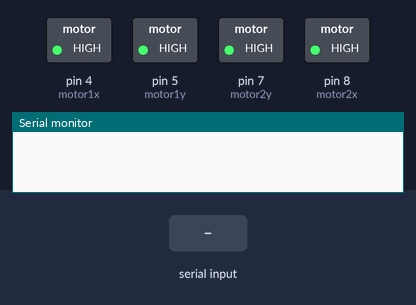
A sketch run on a simulated Arduino Uno, built with avr-gcc and run on an emulated ATmega328P. Parts: switched loads named in the sketch (green lamp = pin HIGH), the last lines printed to the serial monitor. The inputs (shaded band) are chosen by the test bench.

Above: at 1.2 s.
1.3 s: "1" received over Serial
At 1.8 s:
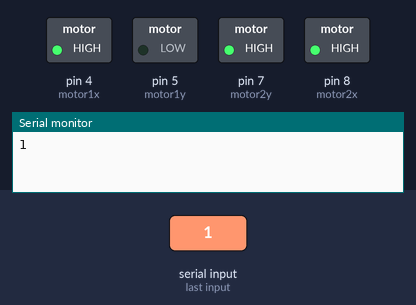
2.8 s: "2" received over Serial
At 4.0 s:
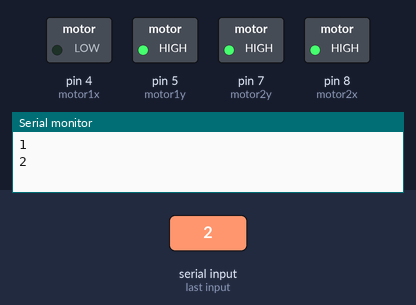
4.3 s: "3" received over Serial
At 5.3 s:
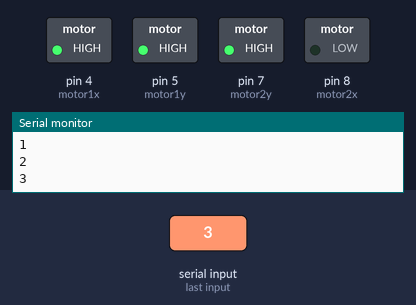
5.8 s: "4" received over Serial
At 6.5 s:
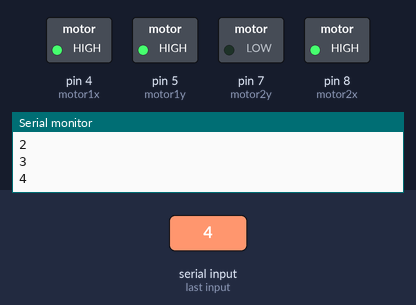
7.3 s: "5" received over Serial
At 7.6 s:
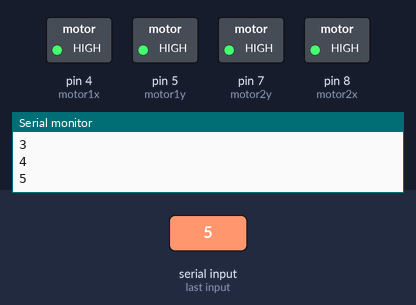
Timing chart, 0 to 9.8 s (numbered marks = the images above; inputs shaded):
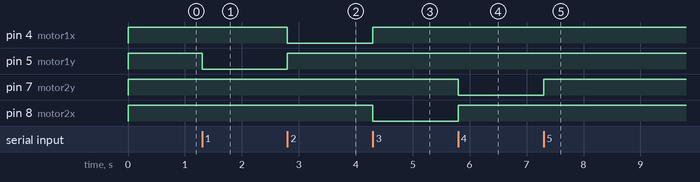

The sketch:

asosiyMAshina.ino
```cpp
int motor1x = 4;
int motor1y = 5;
int motor2x = 8;
int motor2y = 7;

void setup() {
  Serial.begin(9600);
  pinMode(motor1x,OUTPUT);
  pinMode(motor1y,OUTPUT);
  pinMode(motor2x,OUTPUT);
  pinMode(motor2y,OUTPUT);
  digitalWrite(motor1x,HIGH);
  digitalWrite(motor1y,HIGH);
  digitalWrite(motor2x,HIGH);
  digitalWrite(motor2y,HIGH);
}
void loop() {

    if(Serial.available()){
    char kirish = Serial.read();
    Serial.println(kirish);
    switch(kirish){
      case '1':
      digitalWrite(motor1x,HIGH);
      digitalWrite(motor1y,LOW);
      digitalWrite(motor2x,HIGH);
      digitalWrite(motor2y,HIGH);
      break;
      case '2':
      digitalWrite(motor1x,LOW);
      digitalWrite(motor1y,HIGH);
      digitalWrite(motor2x,HIGH);
      digitalWrite(motor2y,HIGH);
      break;
      case '3':
      digitalWrite(motor1x,HIGH);
      digitalWrite(motor1y,HIGH);
      digitalWrite(motor2x,LOW);
      digitalWrite(motor2y,HIGH);
      break;
      case '4':
      digitalWrite(motor1x,HIGH);
      digitalWrite(motor1y,HIGH);
      digitalWrite(motor2x,HIGH);
      digitalWrite(motor2y,LOW );
      break;
       case '5':
       digitalWrite(motor1x,HIGH);
       digitalWrite(motor1y,HIGH);
       digitalWrite(motor2x,HIGH);
       digitalWrite(motor2y,HIGH);
        break;
       }
  }
  }
```

Measured:
- after the input at 1.3 s, pin 5 (motor1y): HIGH → LOW at once
- after the input at 2.8 s, pin 4 (motor1x): HIGH → LOW at once; pin 5 (motor1y): LOW → HIGH at once
- after the input at 4.3 s, pin 4 (motor1x): LOW → HIGH at once; pin 8 (motor2x): HIGH → LOW at once
- after the input at 5.8 s, pin 7 (motor2y): HIGH → LOW at once; pin 8 (motor2x): LOW → HIGH at once
- after the input at 7.3 s, pin 7 (motor2y): LOW → HIGH at once
